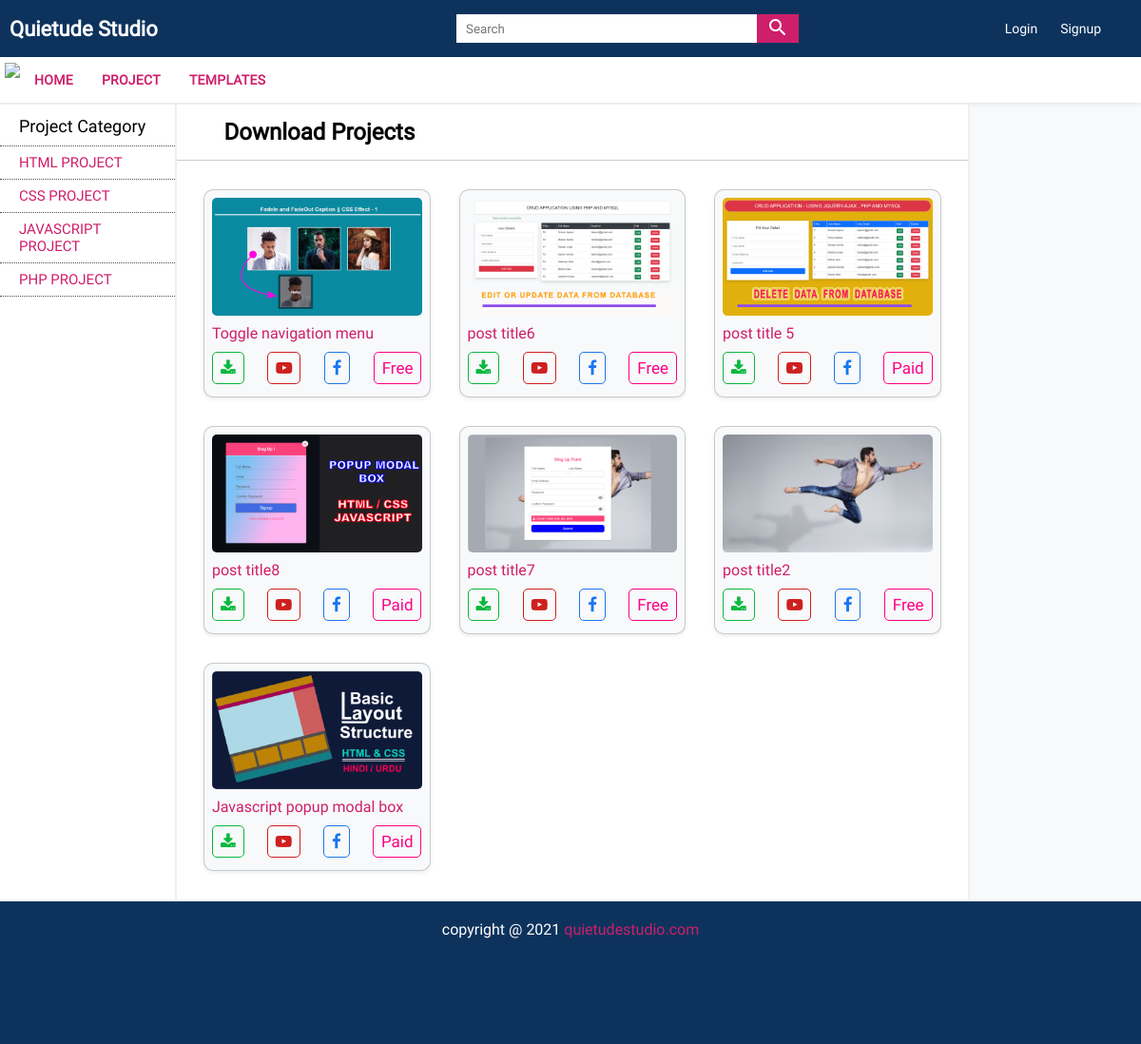
The page / on the database its author committed.
### tables this page shows
CREATE TABLE `menus` (
  `menu_id` int(11) NOT NULL,
  `menu_name` varchar(100) NOT NULL,
  `menu_slug` varchar(100) NOT NULL,
  `menu_status` tinyint(4) NOT NULL DEFAULT 1,
  `menu_count` varchar(100) NOT NULL
);

CREATE TABLE `categories` (
  `category_id` int(11) NOT NULL,
  `category_name` varchar(150) NOT NULL,
  `category_slug` varchar(150) NOT NULL,
  `category_count` varchar(500) NOT NULL,
  `category_status` tinyint(4) NOT NULL DEFAULT 1,
  `category_menu` varchar(150) NOT NULL
);

CREATE TABLE `posts` (
  `post_id` int(11) NOT NULL,
  `post_title` varchar(200) NOT NULL,
  `post_slug` varchar(200) NOT NULL,
  `post_desc` text NOT NULL,
  `post_fb_link` varchar(200) NOT NULL,
  `post_yt_link` varchar(200) NOT NULL,
  `post_price` varchar(100) NOT NULL,
  `post_type` int(11) NOT NULL,
  `post_image` varchar(100) NOT NULL,
  `post_file` varchar(100) NOT NULL,
  `post_img_alt` varchar(50) NOT NULL,
  `post_img_title` varchar(50) NOT NULL,
  `post_meta_title` varchar(150) NOT NULL,
  `post_meta_desc` varchar(200) NOT NULL,
  `post_meta_key` varchar(200) NOT NULL,
  `post_menu` varchar(100) NOT NULL,
  `post_cate` varchar(200) NOT NULL,
  `post_status` tinyint(4) NOT NULL DEFAULT 1
);

### admin/config.inc.php (called while the page is built, shortened)
<?php
 $baseUrl = "http://localhost/quietude";
?>

### admin/functions.inc.php (called while the page is built, shortened)
<?php
  function select($conn,$table1,$table2="",$col1="",$col2="",$order="",$where="",$nameCond="",$offset="",$limit=""){
    $query = "SELECT * FROM $table1";
    if(!empty($where)){
        $query .= " WHERE $where = $nameCond";
    }
    if(!empty($order)){
        $query .= " ORDER BY $order DESC";
    }
    $selectQuery = mysqli_query($conn,$query) or die("Select data query failed");
    return $selectQuery;
}
?>

### functions.php (the view, shortened to what this page needs)
<?php
  function displayProjects($conn,$postSlug="",$postCol="",$offset="",$limit=""){
    $select = select($conn,"posts","","","","rand()",$postCol,$postSlug,$offset,$limit);
    if(mysqli_num_rows($select)>0){
        while($rows = mysqli_fetch_assoc($select)){
            echo '<div class="ProjCard">
                    <img src="'."images/". $rows['post_image'].'" class="projThumbnail" alt="'.$rows['post_img_alt'].'" title="'.$rows['post_img_title'].'">
                    <a href="'.$rows['post_menu'].'/'.$rows['post_cate'].'/'.$rows['post_slug'].'" class="cardHeading">'.$rows['post_title'].'</a>
                    <div class="cardFooter">';
                    if(!empty($rows['post_yt_link'])){
                        $url1 = $rows['post_yt_link'];
                    }else{
                        $url1 = 'javascript:void(0)';
                    }
                    if(!empty($rows['post_fb_link'])){
                        $url2 = $rows['post_fb_link'];
                    }else{
                        $url2 = 'javascript:void(0)';
                    }
                     if($rows['post_type'] == 1){
                         $projCost = "Paid";
                     }else{
                         $projCost = "Free";
                     }
                  echo '<a href="/'.$rows['post_menu'].'/'.$rows['post_cate'].'/'.$rows['post_slug'].'" class="actionBtn" title="Download Project"><i class="fa fa-download"></i></a>
                        <a href="'.$url1.'" target="_blank" class="actionBtn" title="Watch on YouTube"><i class="fa fa-youtube-play"></i></a>
                        <a href="'.$url2.'" target="_blank" class="actionBtn" title="Watch on Facebook"><i class="fa fa-facebook"></i></a>
                        <a href="javascript:void(0)" class="actionBtn">'.$projCost.'</a>
                    </div>
                </div>';
        }
    }else{
        echo '<h1 class="notFound">Data not found</h1>';
    }
}
?>

### header.inc.php (shortened to what this page needs)
<?php
  require_once("admin/config.inc.php");
  require_once("admin/functions.inc.php");
  require_once("functions.php");
   ?>
<!DOCTYPE html>
<html lang="en">
<head>
    <link rel="stylesheet" href="css/common.css">
    <link rel="stylesheet" href="css/main.css">
    <link rel="stylesheet" href="css/responsive.css">
    <link rel="stylesheet" href="https://stackpath.bootstrapcdn.com/font-awesome/4.7.0/css/font-awesome.min.css">
</head>
<body>
    <header class="header">
        <div class="HeaderLogo"><a href="<?php echo $baseUrl; ?>">Quietude Studio</a></div>
        <div class="SearchBar">
            <form action="search.php">
                <div class="InputBox">
                    <input type="search" name="s" placeholder="Search" autocomplete="off">
                    <button type="submit"><img src="icons\search_white_24dp.svg"></button>
                </div>
            </form>
        </div>
        <div class="UserJoinBox">
            <?php
              if(isset($_SESSION['LOGIN_EMAIL'])){
                 echo '<a href="javascript:void(0)" class="LoginBtn">Hello '.$_SESSION['LOGIN_FNAME'].'</a>
                       <a href="timeout.php" class="SignupBtn">Logout</a>';
              }else{
                echo '<a href="login.php" class="LoginBtn">Login</a>
                      <a href="registration.php" class="SignupBtn">Signup</a>';
              }
            ?>
        </div>
    </header>
<nav class="navigation">
    <ul class="NavItems">
        <span class="CloseNave"><img src="icons\close_white_24dp.svg"></span>
        <li><a href="<?php echo $baseUrl; ?>">Home</a></li>
        <?php
          $select = select($conn,"menus","","","","","","","","");
          if(mysqli_num_rows($select)>0){
              while($rows = mysqli_fetch_assoc($select)){
                  echo '<li><a href="'.$rows['menu_slug'].'">'.$rows['menu_name'].'</a></li>';
              }
          }
        ?>
    </ul>
</nav>

### index.php
<?php
 require_once("header.inc.php");
?>
<div class="wrapper">
    <div class="MainContent">
   <?php require_once("left-sidebar.inc.php"); ?>
   <?php
      if(isset($_GET['menuId'])){
            $menuId = validate_data($conn,$_GET['menuId']);
          if(isset($_GET['cateId'])){
            $cateId = validate_data($conn,$_GET['cateId']);
            $select = select($conn,"categories","","","","","category_slug","'$cateId'","","");
            $heading = mysqli_fetch_assoc($select);
            $heading2 = $heading['category_name'];
          }else{
            $select = select($conn,"menus","","","","","menu_slug","'$menuId'","","");
            $heading = mysqli_fetch_assoc($select);
            $heading2 = $heading['menu_name'];
          }
      }else{
            $heading2 = "Download Projects";
      }
    ?>
    <section class="ContentSection">
        <h1 class="TopicHeading"><?php echo $heading2; ?></h1>
        <article class="content">
          <?php
            if(isset($_GET['menuId'])){
                  $menuId = validate_data($conn,$_GET['menuId']);
                  if(isset($_GET['cateId'])){
                    $cateId = validate_data($conn,$_GET['cateId']);
                    displayProjects($conn,"post_cate","'$cateId'","","");
                  }else{
                    displayProjects($conn,"post_menu","'$menuId'","","");
                  }
            }else{
                displayProjects($conn,"post_menu","'project'","","");
            }
          ?>
        </article>
    </section>
    </div>
    <?php require_once("right-sidebar.inc.php"); ?>
    <?php require_once("footer.inc.php"); ?>

### left-sidebar.inc.php
    <aside class="LeftSidebar">
    <span class="SidebarCategory">Project Category</span>
    <ul>
        <?php
        if(isset($_GET['menuId'])){
            $menuId = validate_data($conn,$_GET['menuId']);
            if(isset($_GET['cateId'])){
                $cateId = validate_data($conn,$_GET['cateId']);
                $select = select($conn,"categories","","","","","category_menu","'$menuId'","","");
                if(mysqli_num_rows($select)>0){
                    while($rows = mysqli_fetch_assoc($select)){
                        if($rows['category_slug'] == $cateId){
                            $bgClass = "background-color: #001E6C !important; color: white;";
                        }else{
                            $bgClass = "";
                        }
                        echo '<li><a href="'.$rows['category_menu'].'/'.$rows['category_slug'].'" style="'.$bgClass.'">'.$rows['category_name'].'</a></li>';
                    }
                }else{
                       echo "<li><a href='javascript:void(0)'>Category not found</a></li>";
                }
            }else{
                $select = select($conn,"categories","","","","","category_menu","'$menuId'","","");
                if(mysqli_num_rows($select)>0){
                    while($rows = mysqli_fetch_assoc($select)){
                        echo '<li><a href="'.$rows['category_menu'].'/'.$rows['category_slug'].'">'.$rows['category_name'].'</a></li>';
                    }
                }else{
                       echo "<li><a href='javascript:void(0)'>Category not found</a></li>";
                }
            }
        }else{
            $select = select($conn,"categories","","","","","","","","");
            if(mysqli_num_rows($select)>0){
                while($rows = mysqli_fetch_assoc($select)){
                    echo '<li><a href="'.$rows['category_menu'].'/'.$rows['category_slug'].'">'.$rows['category_name'].'</a></li>';
                }
            }else{
                   echo "<li><a href='javascript:void(0)'>Category not found</a></li>";
            }
        }
        ?>
    </ul>
</aside>

### right-sidebar.inc.php
<aside class="RightSidebar"></aside>

### footer.inc.php (shortened to what this page needs)
</div>
<footer class="footer">
    <span>copyright @ 2021 <a href="#">quietudestudio.com</a></span>
</footer>
</body>
</html>

### css/common.css (style rules this page uses)
:root { --PinkColor: #CE1F6A !important; --BlueColor: #3B14A7 !important; --YellowColor: #FA9905 !important; --BlackColor: #3C2C3E !important; --DarkBlueColor: #0D335D !important; --LightBlackColor: #4d4d4d !important; --LightColor: #f8f9fa !important; --shadow: 0 0.2rem 0.3rem rgba(0, 0, 0, 0.384) !important; --shadow-sm: 0 0.125rem 0.25rem rgba(0, 0, 0, 0.075) !important; --shadow-lg: 0 1rem 3rem rgba(0, 0, 0, 0.175) !important; --shadow-none: none !important; }

### css/main.css (style rules this page uses)
* { font-family: RobotoRegular; padding: 0; margin: 0; box-sizing: border-box; }
body { background-color: var(--LightColor); }
.header { background-color: var(--DarkBlueColor); display: flex; justify-content: space-between; align-items: center; min-height: 60px; width: 100%; }
.HeaderLogo { width: 40%; }
.HeaderLogo a { font-size: 22px; color: #fff; text-decoration: none; font-weight: bold; margin-left: 10px; }
.SearchBar { width: 30%; }
.InputBox { background-color: #fff; height: 30px; display: flex; }
.InputBox input { width: 100%; border: 0; outline: none; padding-left: 10px; }
.InputBox button { border: 0; outline: none; background-color: var(--PinkColor); padding: 0 10px; cursor: pointer; }
.UserJoinBox { width: 30%; display: flex; justify-content: flex-end; padding-right: 30px; }
.UserJoinBox a { display: block; text-decoration: none; color: #ffff; margin: 0 8px; font-size: 14px; padding: 4px; }
.navigation { background-color: #fff; box-shadow: var(--shadow-sm); width: 100%; display: flex; justify-content: flex-start; align-items: center; z-index: 1000; height: 48px; }
.navigation ul { list-style: none; display: flex; margin-left: 5px; padding: 5px 0; }
.navigation ul li a { display: block; padding: 10px; text-decoration: none; margin: 0 5px; text-transform: uppercase; font-size: 14px; font-weight: bold; letter-spacing: 0.02em; color: var(--PinkColor); }
.wrapper { display: flex; }
.MainContent { display: flex; width: 85%; }
.LeftSidebar { width: 18%; }
.SidebarCategory { background-color: #fff; display: block; padding: 10px 10px 10px 20px; text-align: left; font-size: 18px; margin-top: 2px; }
.LeftSidebar { background-color: #fff; margin: 2px 0; }
.LeftSidebar ul { list-style: none; }
.LeftSidebar ul li a { text-decoration: none; color: var(--PinkColor); display: block; padding: 8px 20px; font-size: 15px; text-transform: uppercase; border-bottom: 1px dotted #4d4d4d; transition: all 0.2s ease-in-out; }
.LeftSidebar ul li:first-child { border-top: 1px dotted #4d4d4d; }
.ContentSection { width: 82%; background-color: #ffff; margin: 2px 0; min-height: 100vh; border-left: 2px solid #eeee; border-right: 2px solid #eeee; }
.TopicHeading { border-bottom: 1px solid #4444; padding: 15px 50px; }
.content { width: 98%; margin: 10px auto; padding: 20px; display: grid; grid-template-columns: repeat(3,1fr); grid-gap: 30px; }
.ProjCard { background-color: var(--LightColor); padding: 8px; border-radius: 10px; box-shadow: var(--shadow-sm); border: 1px solid #4444; transition: all 0.3s ease-in-out; }
.ProjCard .projThumbnail { width: 100%; border-radius: 5px; }
.ProjCard .cardHeading { display: block; padding: 5px 0; text-decoration: none; font-size: 16px; color: var(--PinkColor); }
.ProjCard .cardFooter { display: flex; justify-content: space-between; margin: 5px 0; }
.ProjCard .actionBtn { text-decoration: none; font-size: 12px; display: block; padding: 6px 8px; color: #fff; border-radius: 5px; font-size: 17px; }
.ProjCard .actionBtn:nth-child(1) { border: 1px solid #09B83E; color: #09B83E; }
.ProjCard .actionBtn:nth-child(2) { border: 1px solid #CD201F; color: #CD201F; }
.ProjCard .actionBtn:nth-child(3) { border: 1px solid #1877F2; color: #1877F2; }
.ProjCard .actionBtn:nth-child(4) { border: 1px solid #FF0084; color: #FF0084; }
.RightSidebar { width: 15%; }
.footer { width: 100%; background-color: var(--DarkBlueColor); height: 150px; }
.footer span { display: block; padding: 20px; text-align: center; color: #fff; }
.footer span a { text-decoration: none; color: var(--PinkColor); }

### rows shown on the page
menus: menu_name "PROJECT"
menus: menu_name "TEMPLATES"
categories: category_name "HTML PROJECT"
categories: category_name "CSS PROJECT"
categories: category_name "JAVASCRIPT PROJECT"
categories: category_name "PHP PROJECT"
posts: post_image (picture), post_title "Toggle navigation menu", post_type "Free"
posts: post_image (picture), post_title "post title6", post_type "Free"
posts: post_image (picture), post_title "post title 5", post_type "Paid"
posts: post_image (picture), post_title "post title8", post_type "Paid"
posts: post_image (picture), post_title "post title7", post_type "Free"
posts: post_image (picture), post_title "post title2", post_type "Free"
posts: post_image (picture), post_title "Javascript popup modal box", post_type "Paid"

### other values the page prints
$heading2 "Download Projects"
